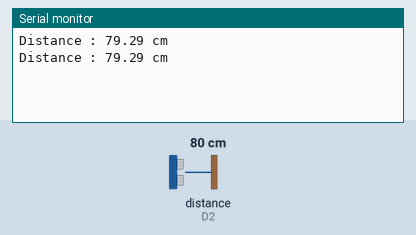
Bench run of a sketch on a simulated ESP8266 (NodeMCU). Shown: the last lines printed to the serial monitor. Wiring (inferred from the names in the program): ultrasonic range finder: trigger D1; echo D2. Inputs (shaded band) come from the test bench; at power-on: distance to the obstacle (sensor on D2) 80 cm. The echo pulse lasts 58.3 µs per cm.

Above: at 1.8 s.
1.9 s: distance to the obstacle (sensor on D2) set to 2 cm
At 2.6 s:
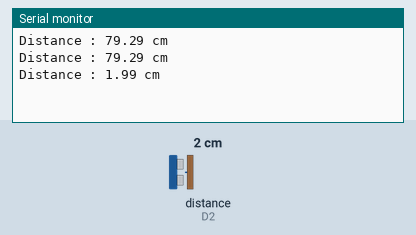
3.4 s: distance to the obstacle (sensor on D2) set to 4 cm
At 4.8 s:
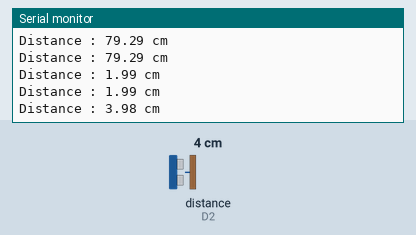
Timing chart, 0 to 6.4 s (numbered marks = the images above; inputs shaded):
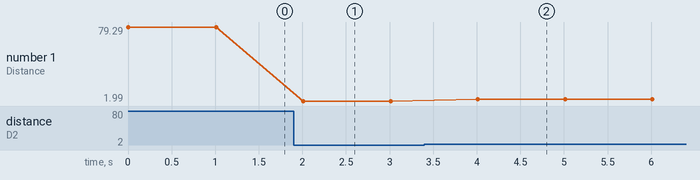

The sketch:

06_Object_Distance_measurement.ino
```cpp
#define echoPin D2
#define trigPin D1

long duration;
float distance;
void setup(){
  Serial.begin(9600);
  pinMode(trigPin,OUTPUT);
  pinMode(echoPin,INPUT);
 }
void loop(){
  digitalWrite(trigPin,HIGH);
  delayMicroseconds(10);
  digitalWrite(trigPin,LOW);
  duration=pulseIn(echoPin,HIGH);
  distance=(duration*0.034/2);
  Serial.print("Distance : ");
  Serial.print(distance);
  Serial.println(" cm ");
  delay(1000);

}
```

Measured:
- after the input at 1.9 s, the serial monitor: prints a new line after 0.11 s (image 1)
- after the input at 3.4 s, the serial monitor: prints a new line after 0.61 s (image 2)
- plotted number 1: 79.29 → 1.99 after the input at 1.9 s, 1.99 → 3.98 after the input at 3.4 s
